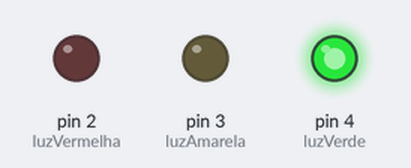
Bench run of a sketch on a simulated Arduino Uno, built with avr-gcc and run on an emulated ATmega328P. Shown: output pins drawn as LEDs (lit = HIGH).

Above: at 1.5 s.
At 3.5 s:
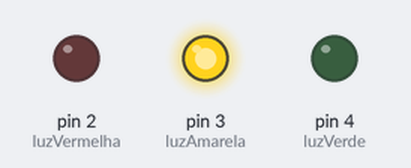
At 6.5 s:
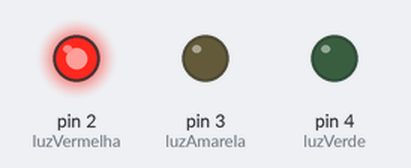
Timing chart, 0 to 11.7 s (numbered marks = the images above):
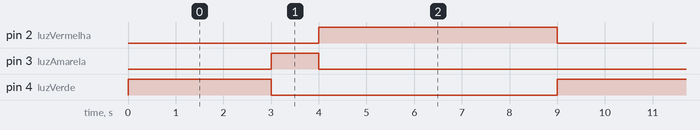

Measured:
- by itself, pin 2 (luzVermelha): alternates HIGH for 5.0 s and LOW for 4.0 s
- by itself, pin 3 (luzAmarela): alternates HIGH for 1.0 s and LOW for 8.0 s
- by itself, pin 4 (luzVerde): alternates HIGH for 3.0 s and LOW for 6.0 s

The sketch:

simple-with_Delay.ino
```cpp
#define luzVermelha 2
#define luzAmarela 3
#define luzVerde 4


void setup() {
  // set the digital pin as output:
  pinMode(luzVermelha, OUTPUT);
  pinMode(luzAmarela, OUTPUT);
  pinMode(luzVerde, OUTPUT);
}

void loop() {

  digitalWrite(luzVerde, HIGH);
  digitalWrite(luzAmarela, LOW);
  digitalWrite(luzVermelha, LOW);
  delay(3000);

  digitalWrite(luzVermelha, LOW);
  digitalWrite(luzAmarela, HIGH);
  digitalWrite(luzVerde, LOW);
  delay(1000);

  digitalWrite(luzVerde, LOW);
  digitalWrite(luzAmarela, LOW);
  digitalWrite(luzVermelha, HIGH);
  delay(5000);

}
```
